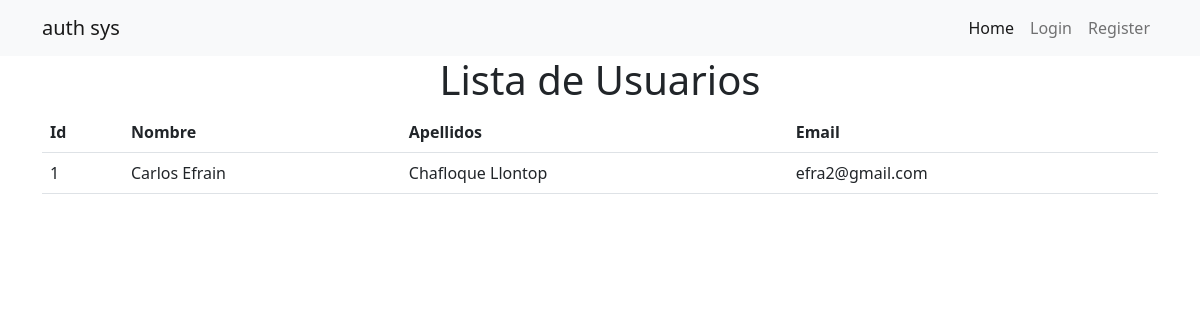
Screenshot of /usuarios/mostrarUs.php?id=1 with the database file from the repository.
### tables this page shows
CREATE TABLE `usuarios` (
  `id` int(11) NOT NULL,
  `nombre` varchar(40) NOT NULL,
  `apellidos` varchar(40) NOT NULL,
  `email` varchar(200) NOT NULL,
  `password` varchar(200) NOT NULL,
  `created` timestamp NOT NULL DEFAULT current_timestamp()
);

### config/db.php (called while the page is built)
<?php
    class db{
        private $host = 'localhost';
        private $dbname = 'practicb';
        private $user='root';
        private $password='';
        public function conexion(){
            try {
                $PDO=new PDO("mysql:host=".$this->host.";dbname=".$this->dbname,$this->user,$this->password);
                return $PDO;
            } catch (PDOException $e) {
                return $e->getMessage();
            }
        }
    }
?>

### controller/controller.php (called while the page is built, shortened)
<?php
    class controller{
        private $model;
        public function __construct(){
            require_once("C:/xampp/htdocs/proyectb/model/model.php");
            $this->model=new model();
        }
        public function showUs($id){
            $idshowUs=$this->model->showUsuarios($id);
            return($idshowUs!=false)?$idshowUs:header("Location: listaUs.php");
        }
    }
?>

### model/model.php (called while the page is built, shortened)
<?php
    class model{
        private $PDO;
        public function __construct(){
            require_once("C:/xampp/htdocs/proyectb/config/db.php");
            $con=new db();
            $this->PDO = $con->conexion();
        }
        public function showUsuarios($id){
            $stament=$this->PDO->prepare("SELECT * FROM usuarios WHERE id=:id LIMIT 1");
            $stament->bindParam(":id",$id);
            return($stament->execute())?$stament->fetch():false;
        }
    }
?>

### usuarios/mostrarUs.php (the view, shortened to what this page needs)
<?php
require_once("C:/xampp/htdocs/proyectb/includes/header.php");
require_once("C:/xampp/htdocs/proyectb/controller/controller.php");
$obj = new controller();
$dato = $obj->showUs($_GET['id']);
?>
<h1 class="text-center">Lista de Usuarios</h1>
<main>
    <table class="table container-fluid">
        <thead>
            <tr>
                <th>Id</th>
                <th>Nombre</th>
                <th>Apellidos</th>
                <th>Email</th>
            </tr>
        </thead>
        <tbody>
            <tr>
                <td><?= $dato[0] ?></td>
                <td><?= $dato[1] ?></td>
                <td><?= $dato[2] ?></td>
                <td><?= $dato[3] ?></td>
            </tr>
        </tbody>
    </table>
</main>
<?php
require_once("C:/xampp/htdocs/proyectb/includes/footer.php");
?>

### rows the page displays
usuarios: id "1", nombre "Carlos Efrain", apellidos "Chafloque Llontop", email "efra2@gmail.com"
